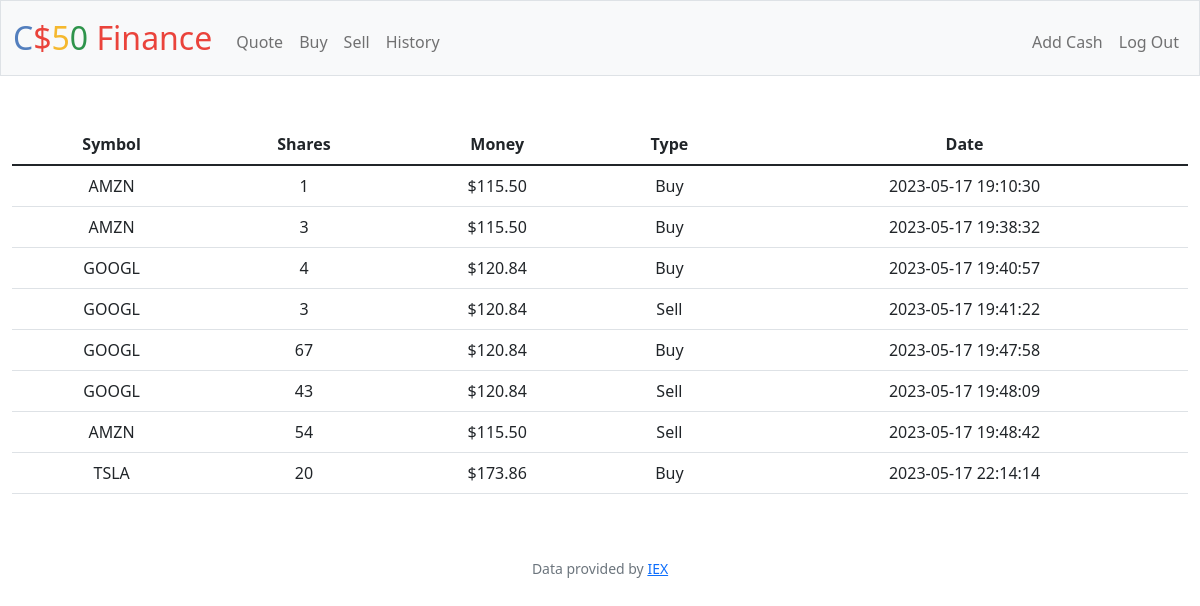
Screenshot of /history (signed in) with the database file from the repository.
### tables this page shows
CREATE TABLE history(
    id INT PRIMARY KEY,
    user_id INT,
    symbol VARCHAR(255) DEFAULT '--',
    shares INT DEFAULT '--',
    type VARCHAR(255), 
    price DOUBLE,
    date TIMESTAMP,
    FOREIGN KEY (user_id) REFERENCES users(id)
);

### app.py (the view)
@app.route("/history")
@login_required
def history():
    rows = db.execute("SELECT * FROM history WHERE user_id = :id", id=session["user_id"])
    return render_template("history.html", rows=rows)

### app.py (called while the page is built)
@app.after_request
def after_request(response):
    response.headers["Cache-Control"] = "no-cache, no-store, must-revalidate"
    response.headers["Expires"] = 0
    response.headers["Pragma"] = "no-cache"
    return response

### helpers.py (called while the page is built)
def login_required(f):
    @wraps(f)
    def decorated_function(*args, **kwargs):
        if session.get("user_id") is None:
            return redirect("/login")
        return f(*args, **kwargs)
    return decorated_function

def usd(value):
    return f"${value:,.2f}"

### templates/history.html (shortened to what this page needs)
{% extends "layout.html" %}
{% block main %}
    <table class="table ">
        <thead>
            <tr>
                <th scope="col">Symbol</th>
                <th scope="col">Shares</th>
                <th scope="col">Money</th>
                <th scope="col">Type</th>
                <th scope="col">Date</th>
            </tr>
        </thead>
        <tbody>
            {% for row in rows %}
            <tr>
                <td>{{row['symbol']}}</td>
                <td>{{row['shares']}}</td>
                <td>{{row['price']| usd}}</td>
                <td>{{row['type']}}</td>
                <td>{{row['date']}}</td>
            </tr>
            {% endfor %}
        </tbody>
    </table>
{% endblock %}

### templates/layout.html (shortened to what this page needs)
<!DOCTYPE html>
<html lang="en">
    <head>
        <link href="https://cdn.jsdelivr.net/npm/bootstrap@5.1.3/dist/css/bootstrap.min.css" rel="stylesheet">
        <link href="/static/styles.css" rel="stylesheet">
    </head>
    <body>
        <nav class="bg-light border navbar navbar-expand-md navbar-light">
            <div class="container-fluid">
                <a class="navbar-brand" href="/"><span class="blue">C</span><span class="red">$</span><span class="yellow">5</span><span class="green">0</span> <span class="red">Finance</span></a>
                <div class="collapse navbar-collapse" id="navbar">
                    {% if session["user_id"] %}
                        <ul class="navbar-nav me-auto mt-2">
                            <li class="nav-item"><a class="nav-link" href="/quote">Quote</a></li>
                            <li class="nav-item"><a class="nav-link" href="/buy">Buy</a></li>
                            <li class="nav-item"><a class="nav-link" href="/sell">Sell</a></li>
                            <li class="nav-item"><a class="nav-link" href="/history">History</a></li>
                        </ul>
                        <ul class="navbar-nav ms-auto mt-2">
                            <li class="nav-item"><a class="nav-link" href="/cash">Add Cash</a></li>
                            <li class="nav-item"><a class="nav-link" href="/logout">Log Out</a></li>
                        </ul>
                    {% else %}
                        <ul class="navbar-nav ms-auto mt-2">
                            <li class="nav-item"><a class="nav-link" href="/register">Register</a></li>
                            <li class="nav-item"><a class="nav-link" href="/login">Log In</a></li>
                        </ul>
                    {% endif %}
                </div>
            </div>
        </nav>
        <main class="container-fluid py-5 text-center">
            {% block main %}{% endblock %}
        </main>
        <footer class="mb-5 small text-center text-muted">
            Data provided by <a href="https://iexcloud.io/">IEX</a>
        </footer>
    </body>
</html>

### static/styles.css (style rules this page uses)
nav .navbar-brand { font-size: xx-large; }
nav .navbar-brand .blue { color: #537fbe; }
nav .navbar-brand .red { color: #ea433b; }
nav .navbar-brand .yellow { color: #f5b82e; }
nav .navbar-brand .green { color: #2e944b; }

### rows the page displays
history: symbol "GOOGL", shares "4", price "$120.84", type "Buy", date "2023-05-17 19:40:57", symbol "TSLA", shares "20", price "$173.86", date "2023-05-17 22:14:14"

### other values shown
{{ row['symbol'] }} "AMZN" "AMZN" "GOOGL" "GOOGL" "GOOGL" "AMZN"
{{ row['shares'] }} "1" "3" "3" "67" "43" "54"
{{ row['price']| usd }} "$115.50" "$115.50" "$120.84" "$120.84" "$120.84" "$115.50"
{{ row['type'] }} "Buy" "Buy" "Sell" "Buy" "Sell" "Sell"
{{ row['date'] }} "2023-05-17 19:10:30" "2023-05-17 19:38:32" "2023-05-17 19:41:22" "2023-05-17 19:47:58" "2023-05-17 19:48:09" "2023-05-17 19:48:42"
